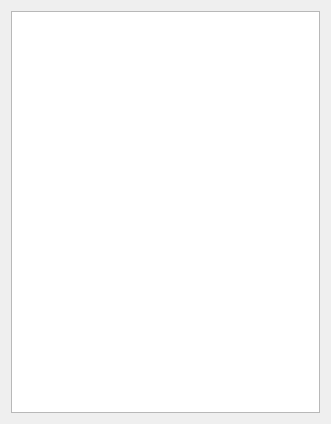
<?xml version="1.0" encoding="UTF-8"?>
<ui version="4.0">
 <class>ExplainDialog</class>
 <widget class="QDialog" name="ExplainDialog">
  <property name="geometry">
   <rect>
    <x>0</x>
    <y>0</y>
    <width>331</width>
    <height>424</height>
   </rect>
  </property>
  <property name="windowTitle">
   <string>  说明 </string>
  </property>
  <property name="windowIcon">
   <iconset resource="rc.qrc">
    <normaloff>:/new/prefix1/rc/actions/sayabout.png</normaloff>:/new/prefix1/rc/actions/sayabout.png</iconset>
  </property>
  <layout class="QGridLayout" name="gridLayout">
   <item row="0" column="0">
    <widget class="QTextBrowser" name="textBrowser"/>
   </item>
  </layout>
 </widget>
 <resources>
  <include location="rc.qrc"/>
 </resources>
 <connections/>
</ui>
